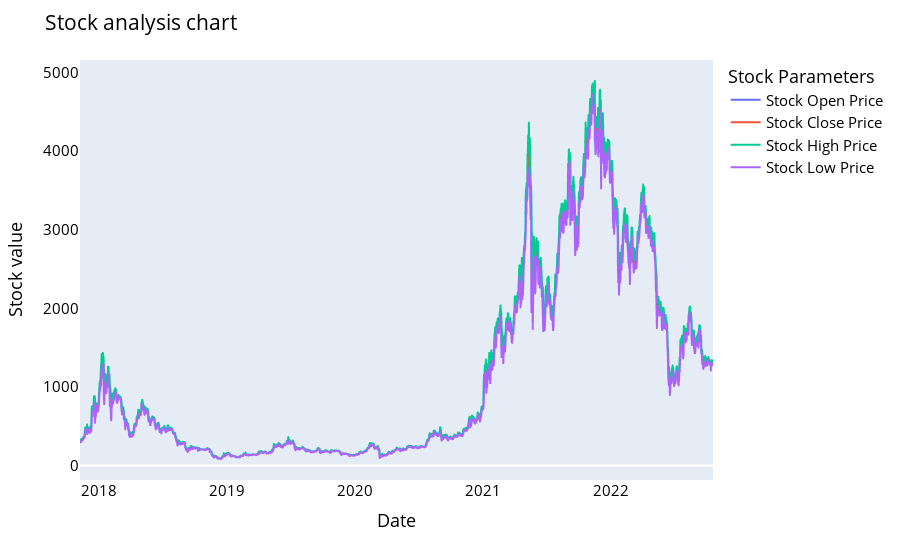

Write notebook code for a chart like this one.
### Code cell
names = cycle(['Stock Open Price','Stock Close Price','Stock High Price','Stock Low Price'])

fig = px.line(df_eth, x=df_eth.Date, y=[df_eth['Open'], df_eth['Close'], 
                                          df_eth['High'], df_eth['Low']],
             labels={'Date': 'Date','value':'Stock value'})
fig.update_layout(title_text='Stock analysis chart', font_size=15, font_color='black',legend_title_text='Stock Parameters')
fig.for_each_trace(lambda t:  t.update(name = next(names)))
fig.update_xaxes(showgrid=False)
fig.update_yaxes(showgrid=False)

fig.show()

### Figure 1 — Plotly figure (JSON) as saved in the notebook; plotly's stock layout.template omitted (floating-point values rounded to 4 significant figures; data arrays with more than 128 entries replaced by an {"elided": "..."} marker saying what was removed)
{"data": [{"hovertemplate": "variable=Open<br>Date=%{x}<br>Stock value=%{y}<extra></extra>", "legendgroup": "Open", "line": {"color": "#636efa", "dash": "solid"}, "marker": {"symbol": "circle"}, "mode": "lines", "name": "Stock Open Price", "showlegend": true, "type": "scattergl", "x": {"elided": "1806 str values"}, "xaxis": "x", "y": {"elided": "1806 float values"}, "yaxis": "y"}, {"hovertemplate": "variable=Close<br>Date=%{x}<br>Stock value=%{y}<extra></extra>", "legendgroup": "Close", "line": {"color": "#EF553B", "dash": "solid"}, "marker": {"symbol": "circle"}, "mode": "lines", "name": "Stock Close Price", "showlegend": true, "type": "scattergl", "x": {"elided": "1806 str values"}, "xaxis": "x", "y": {"elided": "1806 float values"}, "yaxis": "y"}, {"hovertemplate": "variable=High<br>Date=%{x}<br>Stock value=%{y}<extra></extra>", "legendgroup": "High", "line": {"color": "#00cc96", "dash": "solid"}, "marker": {"symbol": "circle"}, "mode": "lines", "name": "Stock High Price", "showlegend": true, "type": "scattergl", "x": {"elided": "1806 str values"}, "xaxis": "x", "y": {"elided": "1806 float values"}, "yaxis": "y"}, {"hovertemplate": "variable=Low<br>Date=%{x}<br>Stock value=%{y}<extra></extra>", "legendgroup": "Low", "line": {"color": "#ab63fa", "dash": "solid"}, "marker": {"symbol": "circle"}, "mode": "lines", "name": "Stock Low Price", "showlegend": true, "type": "scattergl", "x": {"elided": "1806 str values"}, "xaxis": "x", "y": {"elided": "1806 float values"}, "yaxis": "y"}], "layout": {"font": {"color": "black", "size": 15}, "legend": {"title": {"text": "Stock Parameters"}, "tracegroupgap": 0}, "margin": {"t": 60}, "title": {"text": "Stock analysis chart"}, "xaxis": {"anchor": "y", "domain": [0, 1], "showgrid": false, "title": {"text": "Date"}}, "yaxis": {"anchor": "x", "domain": [0, 1], "showgrid": false, "title": {"text": "Stock value"}}}}
